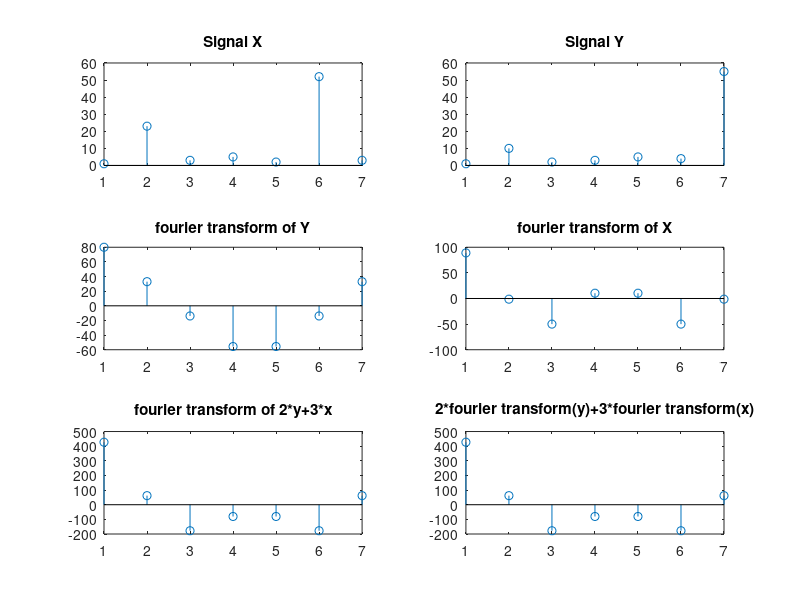

This chart was generated by the following MATLAB code:
clear all
y=[1 10 2 3 5 4 55];
x=[1 23 3 5 2 52 3];
subplot(3,2,1);
stem(x);
title('Signal X');
subplot(3,2,2);
stem(y);
title('Signal Y');
yt=fft(y);
xt=fft(x);
subplot(3,2,3);
stem(yt);
title('fourier transform of Y');
subplot(3,2,4);
stem(xt);
title('fourier transform of X');
ynew=2.*y+3.*x;
ynewft=fft(ynew);
subplot(3,2,5);
stem(ynewft);
title('fourier transform of 2*y+3*x');
ytemp=2.*yt+3.*xt;
subplot(3,2,6);
stem(ytemp);
title('2*fourier transform(y)+3*fourier transform(x)');
